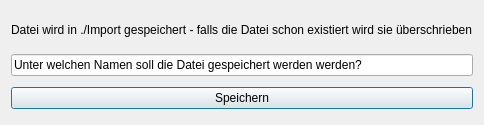
<?xml version="1.0" encoding="UTF-8"?>
<ui version="4.0">
 <class>Dialog</class>
 <widget class="QDialog" name="Dialog">
  <property name="geometry">
   <rect>
    <x>0</x>
    <y>0</y>
    <width>440</width>
    <height>125</height>
   </rect>
  </property>
  <property name="windowTitle">
   <string>Dialog</string>
  </property>
  <layout class="QVBoxLayout" name="verticalLayout">
   <item>
    <widget class="QLabel" name="label">
     <property name="maximumSize">
      <size>
       <width>16777215</width>
       <height>27</height>
      </size>
     </property>
     <property name="text">
      <string>Datei wird in ./Import gespeichert - falls die Datei schon existiert wird sie überschrieben</string>
     </property>
    </widget>
   </item>
   <item>
    <widget class="QLineEdit" name="eingabe">
     <property name="text">
      <string>Unter welchen Namen soll die Datei gespeichert werden werden?</string>
     </property>
    </widget>
   </item>
   <item>
    <widget class="QPushButton" name="Btn">
     <property name="text">
      <string>Speichern</string>
     </property>
    </widget>
   </item>
  </layout>
 </widget>
 <resources/>
 <connections>
  <connection>
   <sender>Btn</sender>
   <signal>clicked()</signal>
   <receiver>Dialog</receiver>
   <slot>close()</slot>
   <hints>
    <hint type="sourcelabel">
     <x>187</x>
     <y>102</y>
    </hint>
    <hint type="destinationlabel">
     <x>425</x>
     <y>-14</y>
    </hint>
   </hints>
  </connection>
 </connections>
</ui>
